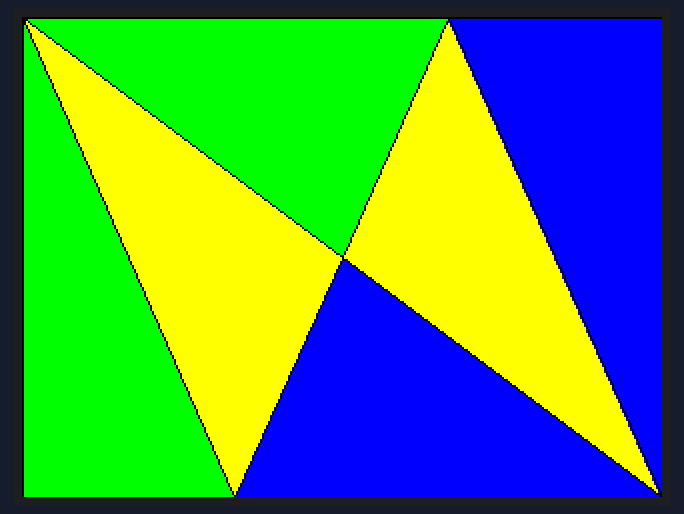
Bench run of a sketch on a simulated Arduino Uno, built with avr-gcc and run on an emulated ATmega328P. On the bench: 320×240 colour display.

Above: at 0.6 s.

The sketch:

Ej7_drawSubHexel.ino
```cpp
#include <SPFD5408_Adafruit_GFX.h>    // Core graphics library
#include <SPFD5408_Adafruit_TFTLCD.h> // Hardware-specific library

//Arduino UNO Pin Definition
#define LCD_CS A3 // Chip Select goes to Analog 3
#define LCD_CD A2 // Command/Data goes to Analog 2
#define LCD_WR A1 // LCD Write goes to Analog 1
#define LCD_RD A0 // LCD Read goes to Analog 0
#define LCD_RESET A4 // Can alternately just connect to Arduino's reset pin

// Assign human-readable names to some common 16-bit color values:
#define  BLACK   0x0000
#define BLUE    0x001F
#define RED     0xF800
#define GREEN   0x07E0
#define CYAN    0x07FF
#define MAGENTA 0xF81F
#define YELLOW  0xFFE0
#define WHITE   0xFFFF

//Declaracion objeto TFT
Adafruit_TFTLCD tft(LCD_CS, LCD_CD, LCD_WR, LCD_RD, LCD_RESET);

//Variables globales de TFT y de malla
int width, height;
  //Numero de filas, columnas, anchura y altura de subpixel
int col, row;

void setup() {
  Serial.begin(9600);
  tft.begin(0x9341); // SDFP5408

  tft.setRotation(1);
  tft.fillScreen(WHITE);

  width = tft.width();
  height = tft.height();


  drawSubHexel(0,0,GREEN);
  drawSubHexel(1,1,YELLOW);
  drawSubHexel(1,0,GREEN);
  drawSubHexel(0,1,YELLOW);
  drawSubHexel(0,2,BLUE);
  drawSubHexel(1,2,BLUE);

  drawGrid();
}

void loop() {

}

//Esta funcion debe ser capaz de dibujar uno de los triangulos de la mall, especificando la fila y la columna dado por el convenio definido en https://github.com/blascarr/TFTCourse
void drawSubHexel(int row, int col, uint16_t color){
    float w = width;
    float h = height/2;

    //Absolut Displacement width and height
    int d_w=(col)/6;
    int d_h=(row)/6;
    float plus_w,plus_h;
    bool inv, inv_x, inv_y;

    int mode = 0;

    float x1 = 0;
    float x2 = 0;
    float y1 = 0;
    float y2 = 0;
    float x3 = 0;
    float y3 = 0;

      h = w*sqrt(4/3);
      h = 2*height;
      //Desplazamiento entre cuadriculas
      plus_w = (col)/6*2*w;
      plus_h = (row)/4*h;

      if ((col%6) >= 3){
        plus_w = plus_w + w;
      }

      if (row%4 >=2){
        plus_h = plus_h + h/2;
      }

      //Identificación del modo de la cuadricula
      if ((col%6 >= 3)^(row%4 >=2)){
          inv = true;
          //Serial.println("Mode 2");
          if ((2*(col%3)+row%2) <= 2){
            row++;
          }else{
            row--;
          }
      }else{
          inv = false;
          //Serial.println("Mode 1");
      }

      //Identificación de la mitad a la que pertenece
      if ((2*(col%3)+row%2)>=2){
          inv_x = true;

      }else{
          inv_x = false;
      }


      //Inicializacion de la referencia
      x1 = 0;
      x2 = 0;
      //Identificacion del triangulo al que pertenece
      switch ((col%3+2*(row%2))%4){

        //Case for parameters [0,0] & [2,1]
        case 0:
          x2 = w/2;
          y2 = h/4;
          x3 = 2*w/3;
          y3 = 0;

        break;

        //Case for parameters [1,0]
        case 1:
          x2 = w/3;
          y2 = h/2;
          x3 = w/2;
          y3 = h/4;
        break;

        //Case for parameters [0,1] & [2,0]
        case 2:
            x2 = 0;
            y2 = h/2;
            x3 = w/3;
            y3 = h/2;
        break;

        //Case for parameters [1,1]
        case 3:
          x1 = w;
          y1 = h/2;
          x2 = 2*w/3;
          y2 = 0;
          x3 = w/2;
          y3 = h/4;

        break;
      }


      if(inv){
        y1 = h/2 - y1;
        y2 = h/2 - y2;
        y3 = h/2 - y3;
      }

      if(inv_x){
        x1 = w-x1;
        x2 = w-x2;
        x3 = w-x3;
        y1 = h/2-y1;
        y2 = h/2-y2;
        y3 = h/2-y3;
      }

      //Debug
      /*Serial.print("Col, Row: ");
      Serial.print(col%3);
      Serial.print(" : ");
      Serial.println(row%2);
      Serial.print("Punto 1: ");
      Serial.print(x1);
      Serial.print(" , ");
      Serial.println(y1);
      Serial.print("Punto 2: ");
      Serial.print(x2);
      Serial.print(" , ");
      Serial.println(y2);
      Serial.print("Punto 3: ");
      Serial.print(x3);
      Serial.print(" , ");
      Serial.println(y3);
      Serial.println(2*(col%3)+row%2);
      Serial.println((col%3+2*(row%2))%4);*/

      tft.fillTriangle(   x1 + plus_w, y1 + plus_h, x2 + plus_w, y2 + plus_h,   x3 + plus_w, y3 + plus_h, color);
}


void drawGrid(){
  int posx = 0;
  int posy=0;
  subhexel(posx, posy, width, height, 1, BLACK);
  //subhexel(posx+width/2, posy, width/2, height/2, 0, BLACK);
  //subhexel(posx, posy+height/2, width/2, height/2, 0, BLACK);
  //subhexel(posx+width/2, posy+height/2, width/2, height/2, 1, BLACK);
}

void subhexel(float pos_x, float pos_y, int w , int h, bool sym, uint16_t color){

    float PX[] = {0 + pos_x ,w/3 + pos_x, w/2 + pos_x, 2*w/3 + pos_x, w + pos_x};
    float PY[]= {0 + pos_y, h/2+ pos_y, h+ pos_y};

    if (!sym){

      PY[0] = h + pos_y;
      PY[1] = h/2 + pos_y;
      PY[2] = 0 + pos_y;
    }

    //Vamos a crear 6 subtriangulos dentro de el area determinada

    tft.drawTriangle(   PX[0], PY[0], PX[1], PY[2] , PX[0], PY[2], color);
    tft.drawTriangle(   PX[0], PY[0], PX[2], PY[1] , PX[1], PY[2], color);
    tft.drawTriangle(   PX[0], PY[0], PX[3], PY[0] , PX[2], PY[1], color);

    tft.drawTriangle(   PX[4], PY[2], PX[3], PY[0], PX[4], PY[0] , color);
    tft.drawTriangle(   PX[4], PY[2], PX[2], PY[1], PX[3], PY[0] , color);
    tft.drawTriangle(   PX[4], PY[2], PX[1], PY[2] , PX[2], PY[1] , color);

    //borderCorrection();
}

void borderCorrection(){
  tft.drawFastHLine(-2, -1, width,  BLACK);
  tft.drawFastVLine(-2, -1, height,  BLACK);
  tft.drawFastVLine(-1, -1, height,  BLACK);
}
```
